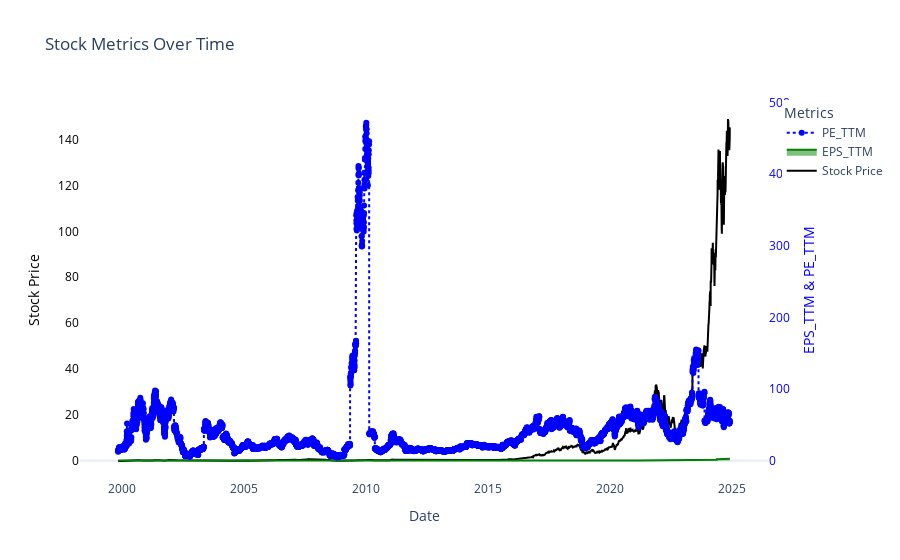

This figure's notebook cell:
### Code cell
import plotly.graph_objects as go


# Create the figure
fig = go.Figure()

# Add stock_price on primary y-axis (left)
fig.add_trace(go.Scatter(
    x=stock_consolidate_df.index,
    y=stock_consolidate_df["stock_price"],
    mode='lines',
    line=dict(color='black'),
    name='Stock Price',
    yaxis="y1"
))

# Add EPS_TTM on secondary y-axis (right)
fig.add_trace(go.Scatter(
    x=stock_consolidate_df.index,
    y=stock_consolidate_df["EPS_TTM"],
    mode='lines',
    fill='tonexty',  # Shadow effect
    line=dict(color='green'),
    name='EPS_TTM',
    yaxis="y2"
))

# Add PE_TTM on secondary y-axis (right)
fig.add_trace(go.Scatter(
    x=stock_consolidate_df.index,
    y=stock_consolidate_df["PE_TTM"],
    mode='lines',
    line=dict(color='blue', dash='dot'),
    name='PE_TTM',
    yaxis="y2"
))

# Update layout to remove grid and configure dual y-axes
fig.update_layout(
    title="Stock Metrics Over Time",
    xaxis=dict(title="Date", showgrid=False),
    yaxis=dict(
        title="Stock Price",
        showgrid=False,
        titlefont=dict(color="black"),
        tickfont=dict(color="black")
    ),
    yaxis2=dict(
        title="EPS_TTM & PE_TTM",
        overlaying="y",  # Overlay with y1
        side="right",
        showgrid=False,
        titlefont=dict(color="blue"),
        tickfont=dict(color="blue")
    ),
    legend_title="Metrics",
    template="plotly_white",
    plot_bgcolor='white'  # Background color
)

# Show the plot
fig.show()

### Figure 1 — Plotly figure (JSON) as saved in the notebook; plotly's stock layout.template omitted (floating-point values rounded to 4 significant figures; data arrays with more than 128 entries replaced by an {"elided": "..."} marker saying what was removed)
{"data": [{"line": {"color": "black"}, "mode": "lines", "name": "Stock Price", "type": "scatter", "x": {"elided": "6315 str values"}, "y": {"elided": "6315 float values"}, "yaxis": "y"}, {"fill": "tonexty", "line": {"color": "green"}, "mode": "lines", "name": "EPS_TTM", "type": "scatter", "x": {"elided": "6315 str values"}, "y": {"elided": "6315 float values"}, "yaxis": "y2"}, {"line": {"color": "blue", "dash": "dot"}, "mode": "lines+markers", "name": "PE_TTM", "type": "scatter", "x": {"elided": "6315 str values"}, "y": {"elided": "6315 float values"}, "yaxis": "y2"}], "layout": {"legend": {"title": {"text": "Metrics"}}, "plot_bgcolor": "white", "title": {"text": "Stock Metrics Over Time"}, "xaxis": {"showgrid": false, "title": {"text": "Date"}}, "yaxis": {"showgrid": false, "tickfont": {"color": "black"}, "title": {"font": {"color": "black"}, "text": "Stock Price"}}, "yaxis2": {"overlaying": "y", "showgrid": false, "side": "right", "tickfont": {"color": "blue"}, "title": {"font": {"color": "blue"}, "text": "EPS_TTM & PE_TTM"}}}}
